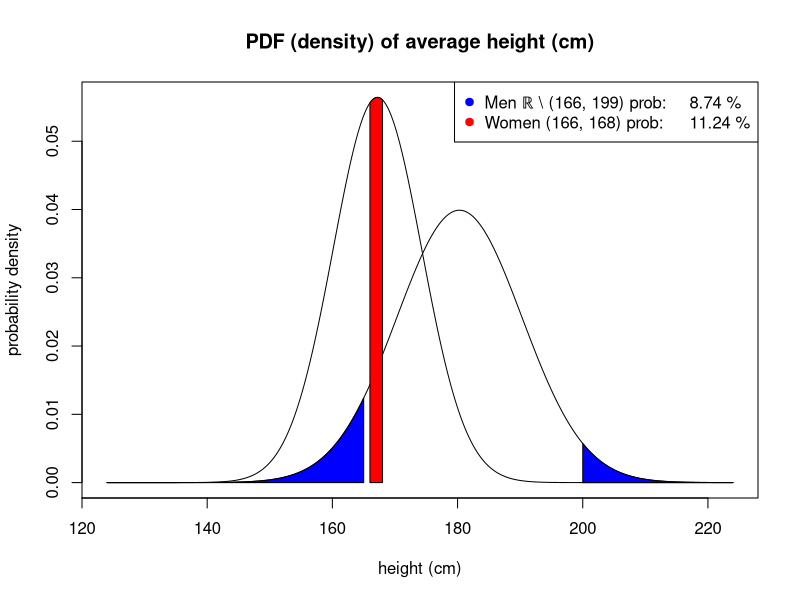

This figure's R source:
# input 
men.mean = 180.3
men.sd = sqrt(100)
women.mean = 167.2
women.sd = sqrt(50)

###############
# EXCERCISE 3 #
###############

# for symetric plot, create range roughly around the center of mass
# create plotting range with fine increments
plot.com = round((men.mean+women.mean)/2)
plot.var = 50
plot.increment = 0.00005
plot.range = seq(plot.com-plot.var, plot.com+plot.var, plot.increment)

# create density distribution function
men.d = dnorm(plot.range, mean=men.mean, sd=men.sd)
women.d = dnorm(plot.range, mean=women.mean, sd=women.sd)

# plot first women because of lower variance, then add men
plot(plot.range, women.d, type='l', main="PDF (density) of average height (cm)", ylab='probability density', xlab='height (cm)')
lines(plot.range, men.d)

# pick indexes satisfying given condition + generate and plot polygon
women.condition = plot.range >= 166 & plot.range <= 168
women.polygon_x = c(166, plot.range[women.condition], 168)
women.polygon_y = c(0, women.d[women.condition], 0)
polygon(x=women.polygon_x, y=women.polygon_y, col='red')

# condition is noncontinuous
men.condition_1 = plot.range < 165 
men.condition_2 = plot.range > 200
men.polygon_1_x = c(plot.com-plot.var, plot.range[men.condition_1], 165)
men.polygon_1_y = c(0, men.d[men.condition_1], 0)
men.polygon_2_x = c(200, plot.range[men.condition_2], plot.com+plot.var)
men.polygon_2_y = c(0, men.d[men.condition_2], 0)
polygon(x=men.polygon_1_x, y=men.polygon_1_y, col='blue')
polygon(x=men.polygon_2_x, y=men.polygon_2_y, col='blue')

# area estimation (the lower the delta, the closer to actual integral it is)
pseudo_integrate = function(ys, delta) {
	s = 0
	for (i in 3:(length(ys)-1)) {
		s = s + delta*(ys[i-1]+ys[i])/2
	} 
	return(s)
}

# compute areas under curve
women.prob = pseudo_integrate(women.polygon_y, plot.increment)
men.prob = pseudo_integrate(men.polygon_1_y, plot.increment) + pseudo_integrate(men.polygon_2_y, plot.increment)

# format legend
legend("topright",
	legend=c(
		paste("Men ℝ \\ (166, 199) prob:\t", round(men.prob*100,2), "%"),
		paste("Women (166, 168) prob:\t", round(women.prob*100, 2), "%")),
	col=c("blue", "red"),
	pch=c(19,19)
)

###############
# EXCERCISE 4 #
###############
ex4.var = 0.005
ex4.a = pseudo_integrate(men.d[plot.range > 178-ex4.var & plot.range < 178+ex4.var], plot.increment)
ex4.b = pseudo_integrate(men.d[plot.range > 169-ex4.var & plot.range < 169+ex4.var], plot.increment)
print(ex4.a/ex4.b)
